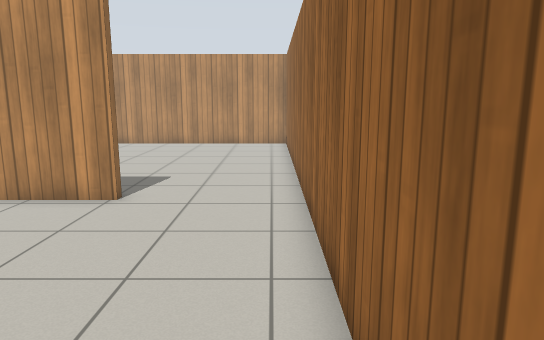
view 1 (above)

20 first-person views from a walk through a Gazebo world. The camera is 1.2 m above the floor, tilts 10° down and sees 70° across. The floor is counted in squares, 0.5 m on a side. Each view is taken from the middle of a square. On the plan, view 1 faces up. The plan holds only what a view shows up to about 20 squares ahead; the rest is blank. The place goes on beyond the plan. Simple patterns stand in for the simulator's built-in surfaces.

view 2
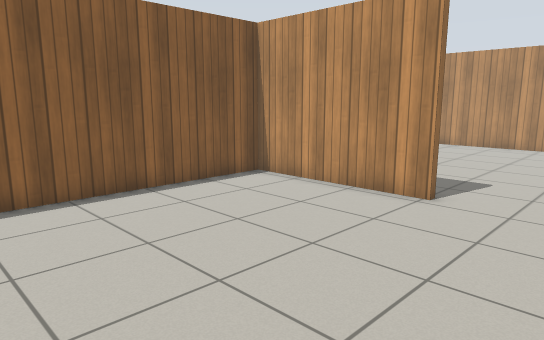

view 3
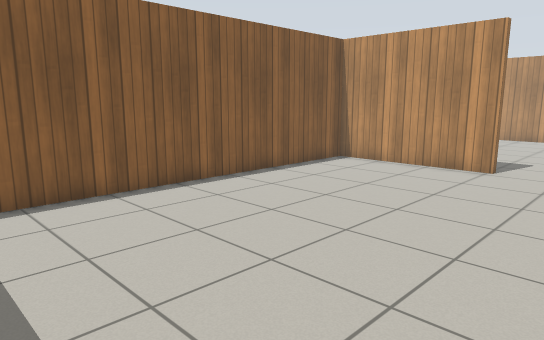

view 4
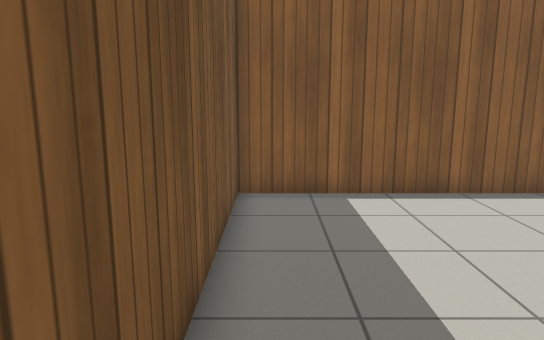

view 5
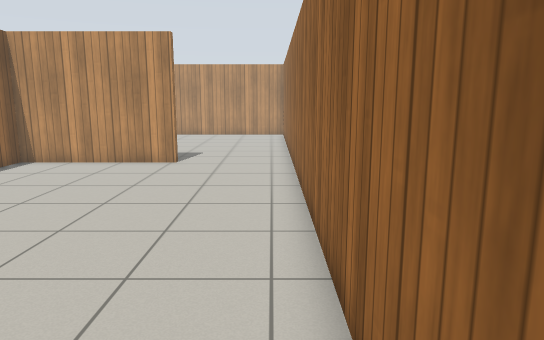

view 6
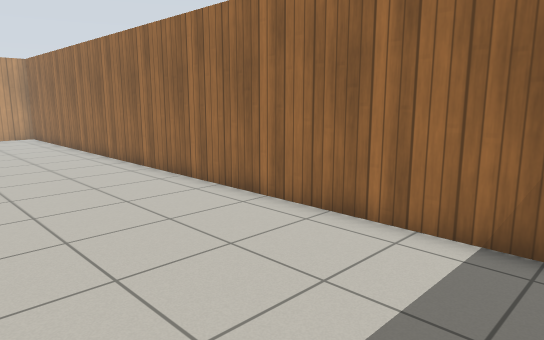

view 7
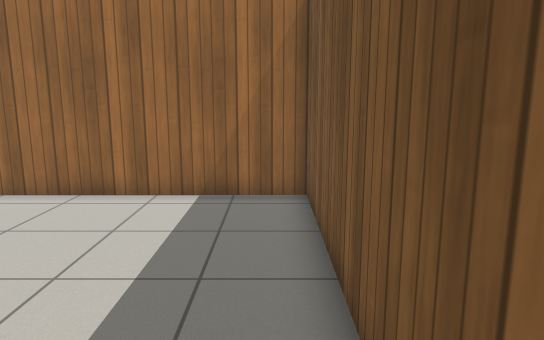

view 8
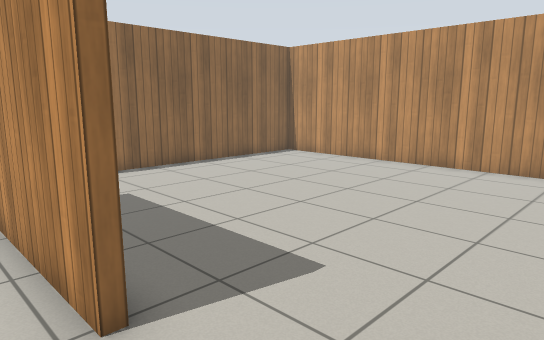

view 9
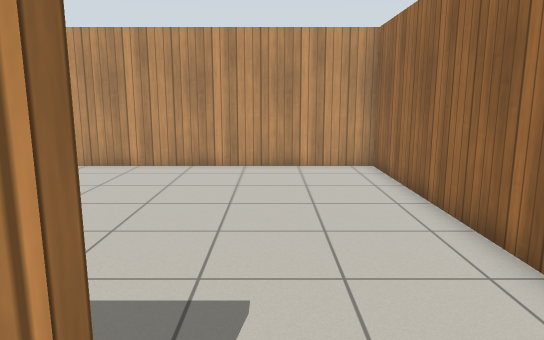

view 10
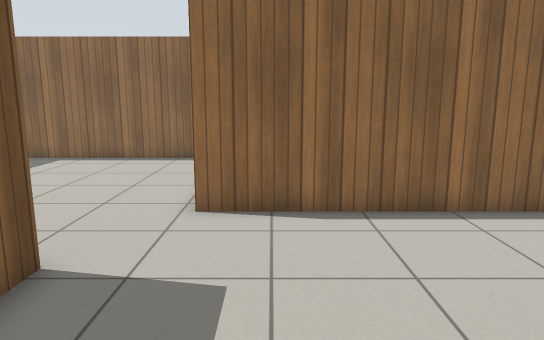

view 11
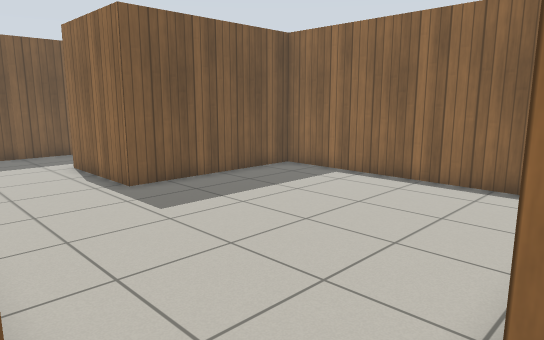

view 12
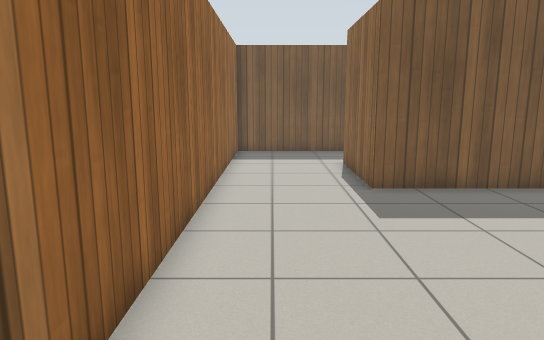

view 13
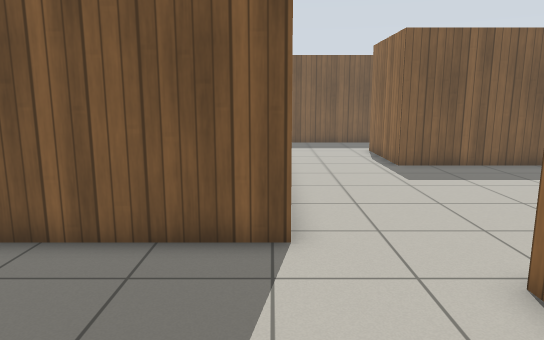

view 14
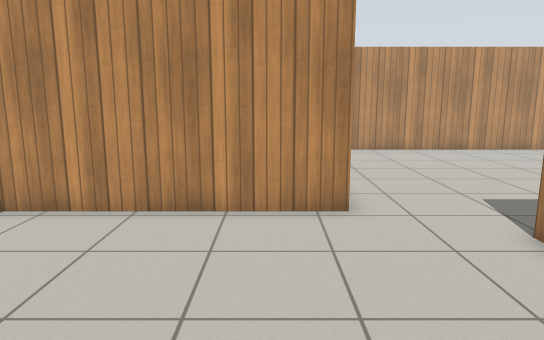

view 15
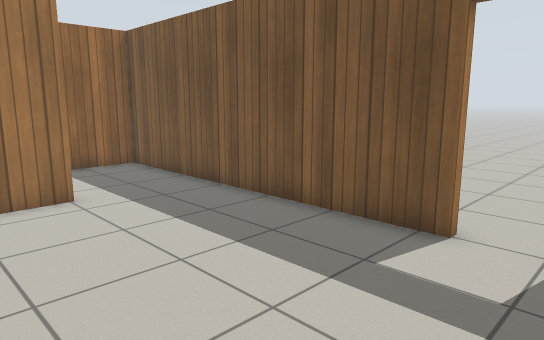

view 16
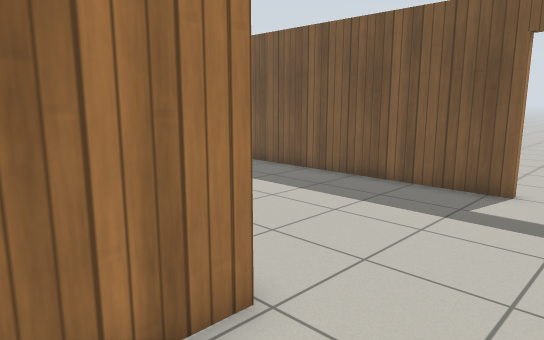

view 17
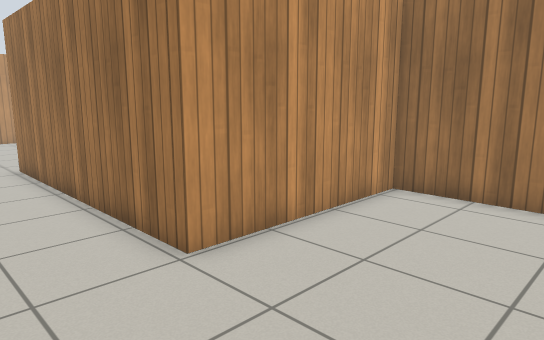

view 18
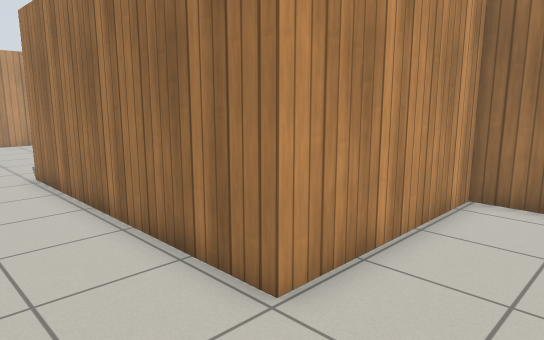

view 19
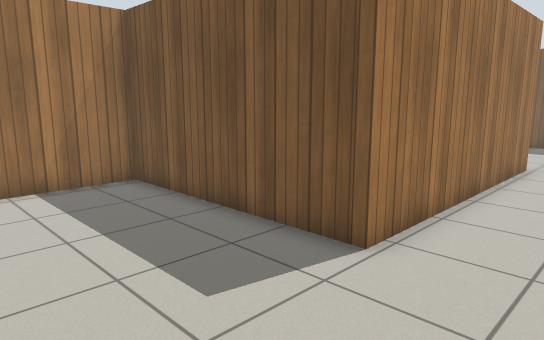

view 20
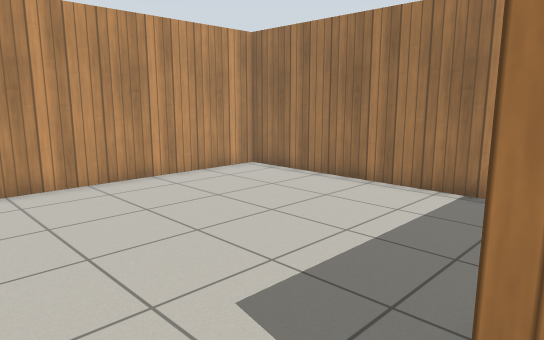

### Floor plan
Points are (right, up) in squares from view 1. A wall is a line through its corners. A room is listed if a view was taken in it or the views show most of it. See-through windows are left out.
Room 1 (views 1, 2, 3, 4, 5, 6, 7, 8, 9)
walls: (-3.8, 9.8) (-3.8, 9.3) (-10, 9.3) (-10, -6.9); (-9.9, -6.9) (0.8, -6.9) (0.8, 10.5)
ways out: opening at (-1.5, 9.5) to room 2
Room 2 (views 10, 11, 12, 13)
walls: (-10.3, 9.6) (-5.2, 9.6); (0.8, 10.5) (0.8, 22.5) (-13.3, 22.5) (-13.3, 11.3)
ways out: opening at (-1.5, 9.5) to room 1; opening at (-12, 11) to room 3
Room 3 (view 14)
walls: (-13.3, 11.3) (-21, 11.3); (-21.5, 9.8) (-21.5, 1.4) (-14.8, 1.4) (-14.8, -3.1); (-15.4, -6.9) (-9.9, -6.9); (-10.3, -7) (-10.3, 9.6)
ways out: opening at (-12, 11) to room 2; opening at (-15, -5) to room 4
Room 4 (views 15, 17, 18)
walls: (-22.6, -6.9) (-15.4, -6.9); (-15.1, -3.1) (-15.1, 1.1) (-21.8, 1.1)
ways out: opening at (-15, -5) to room 3; opening at (-24, 0) to room 5; open door at (-23.5, -7)
Room 5 (views 16, 19, 20)
walls: (-21.8, 1.1) (-21.8, 11.6) (-13.6, 11.6) (-13.6, 22.5) (-22.1, 22.5)
ways out: opening at (-24, 0) to room 4

Positions as (right, up) in squares from view 1, and headings:
1: (0, 0), facing up
2: (0, 0), facing up-left
3: (0, -5), facing up-left
4: (0, -6), facing left
5: (0, -6), facing up
6: (-6, -6), facing up-right
7: (-9, -6), facing right
8: (0, 8), facing up-left
9: (-3, 8), facing up
10: (-5, 13), facing left
11: (-10, 12), facing down-left
12: (-12, 12), facing down
13: (-10, 16), facing down
14: (-15, 3), facing up
15: (-25, 0), facing down-right
16: (-25, 4), facing down-right
17: (-25, -4), facing up-right
18: (-25, -2), facing up-right
19: (-25, 17), facing down-right
20: (-24, 11), facing up-right
